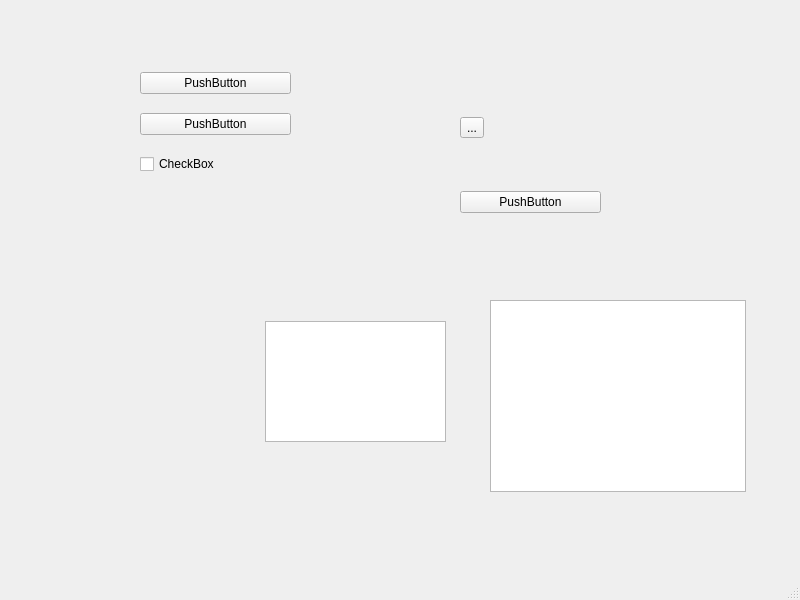
<?xml version="1.0" encoding="UTF-8"?>
<ui version="4.0">
 <class>Qt_tut</class>
 <widget class="QMainWindow" name="Qt_tut">
  <property name="geometry">
   <rect>
    <x>0</x>
    <y>0</y>
    <width>800</width>
    <height>600</height>
   </rect>
  </property>
  <property name="windowTitle">
   <string>MainWindow</string>
  </property>
  <widget class="QWidget" name="centralwidget">
   <widget class="QWidget" name="gridLayoutWidget">
    <property name="geometry">
     <rect>
      <x>140</x>
      <y>59</y>
      <width>151</width>
      <height>131</height>
     </rect>
    </property>
    <layout class="QGridLayout" name="gridLayout">
     <item row="1" column="0">
      <widget class="QPushButton" name="pushButton">
       <property name="text">
        <string>PushButton</string>
       </property>
      </widget>
     </item>
     <item row="3" column="0">
      <widget class="QCheckBox" name="checkBox">
       <property name="text">
        <string>CheckBox</string>
       </property>
      </widget>
     </item>
     <item row="2" column="0">
      <widget class="QPushButton" name="pushButton_2">
       <property name="text">
        <string>PushButton</string>
       </property>
      </widget>
     </item>
    </layout>
   </widget>
   <widget class="QListView" name="listView">
    <property name="enabled">
     <bool>true</bool>
    </property>
    <property name="geometry">
     <rect>
      <x>265</x>
      <y>321</y>
      <width>181</width>
      <height>121</height>
     </rect>
    </property>
   </widget>
   <widget class="QWidget" name="verticalLayoutWidget">
    <property name="geometry">
     <rect>
      <x>460</x>
      <y>70</y>
      <width>141</width>
      <height>191</height>
     </rect>
    </property>
    <layout class="QVBoxLayout" name="verticalLayout">
     <item>
      <widget class="QToolButton" name="toolButton">
       <property name="text">
        <string>...</string>
       </property>
      </widget>
     </item>
     <item>
      <widget class="QPushButton" name="pushButton_666">
       <property name="text">
        <string>PushButton</string>
       </property>
      </widget>
     </item>
    </layout>
   </widget>
   <widget class="GraphicsLayoutWidget" name="graphicsView">
    <property name="geometry">
     <rect>
      <x>490</x>
      <y>300</y>
      <width>256</width>
      <height>192</height>
     </rect>
    </property>
   </widget>
  </widget>
  <widget class="QMenuBar" name="menubar">
   <property name="geometry">
    <rect>
     <x>0</x>
     <y>0</y>
     <width>800</width>
     <height>23</height>
    </rect>
   </property>
  </widget>
  <widget class="QStatusBar" name="statusbar"/>
 </widget>
 <customwidgets>
  <customwidget>
   <class>GraphicsLayoutWidget</class>
   <extends>QGraphicsView</extends>
   <header location="global">pyqtgraph</header>
  </customwidget>
 </customwidgets>
 <resources/>
 <connections>
  <connection>
   <sender>pushButton</sender>
   <signal>clicked()</signal>
   <receiver>Qt_tut</receiver>
   <slot>close()</slot>
   <hints>
    <hint type="sourcelabel">
     <x>253</x>
     <y>106</y>
    </hint>
    <hint type="destinationlabel">
     <x>81</x>
     <y>59</y>
    </hint>
   </hints>
  </connection>
 </connections>
 <slots>
  <signal>signal1()</signal>
 </slots>
</ui>
